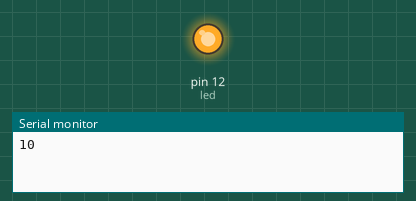
A sketch run on a simulated Arduino Uno, built with avr-gcc and run on an emulated ATmega328P. Parts: output pins drawn as LEDs (lit = HIGH), the last lines printed to the serial monitor.

Above: at 0.5 s.
At 5.0 s:
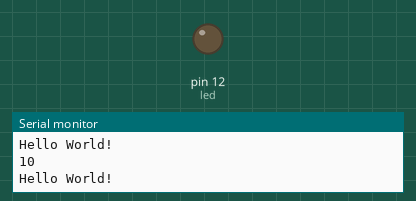
Timing chart, 0 to 6.9 s (numbered marks = the images above):
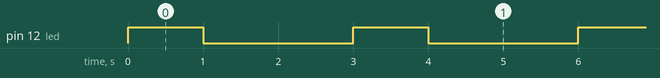

The sketch:

Math.ino
```cpp
int led = 12;

void setup(){
  Serial.begin(9600);
  pinMode(led, OUTPUT);
}

void loop() {
  int i = 2;
  int j = 5;
  int k;

  k = myMultiplyFunction(i, j); // k now contains 6
  Serial.println(k);

  if (k == 10)
  {
    digitalWrite(led, HIGH);
    delay(1000);
  }
  else
  {
     digitalWrite(led, LOW);
  }
  Serial.println("Hello World!");
  digitalWrite(led, LOW);
  delay(2000);
}

int myMultiplyFunction(int x, int y){
  int result;
  result = x * y;
  return result;

}
```

Measured:
- by itself, pin 12 (led): alternates HIGH for 1.0 s and LOW for 2.0 s
